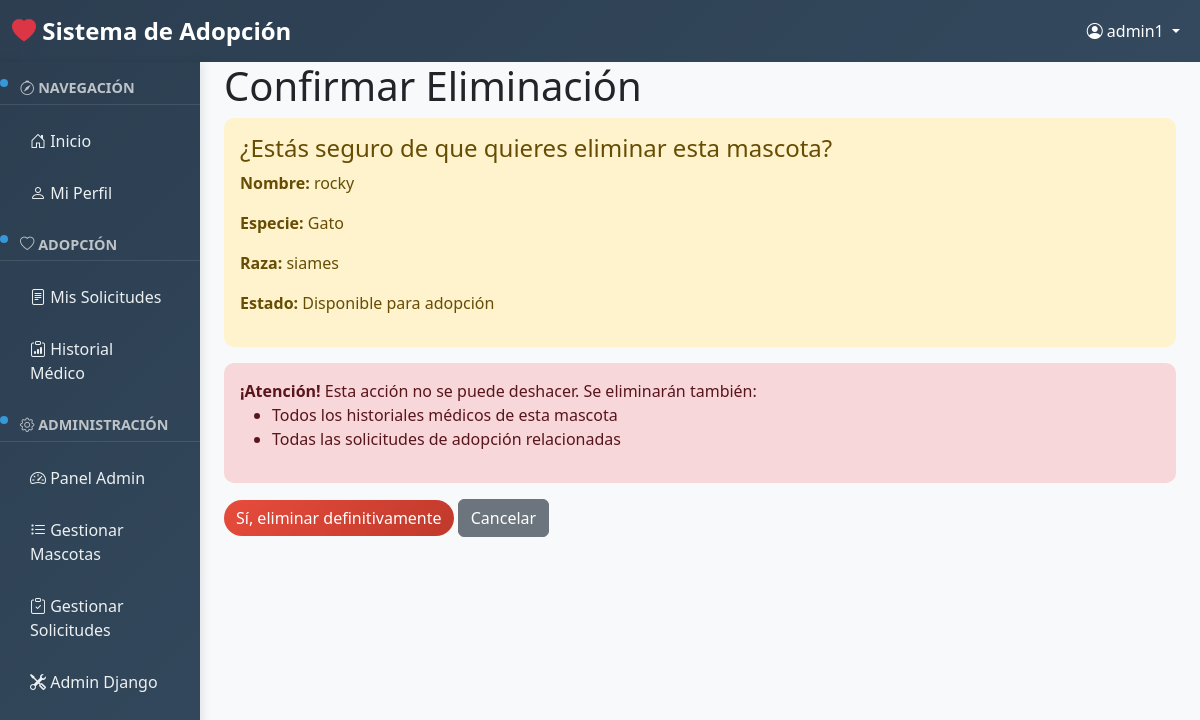
Page /mascotas/eliminar/7/ (signed in) on the committed database.
### usuarios/models.py (models this page shows, shortened)
class Usuario(AbstractUser):
    ROLES = [
        ('adoptante', 'Adoptante'),
        ('admin', 'Administrador'),
    ]
    telefono = models.CharField(max_length=15, blank=True, verbose_name="Teléfono")
    direccion = models.TextField(blank=True, verbose_name="Dirección")
    rol = models.CharField(max_length=10, choices=ROLES, default='adoptante', verbose_name="Rol")
    fecha_registro = models.DateTimeField(default=timezone.now, verbose_name="Fecha de registro")
    class Meta:
        verbose_name = "Usuario"
        verbose_name_plural = "Usuarios"

### mascotas/models.py (models this page shows, shortened)
class Mascota(models.Model):
    ESPECIES = [
        ('perro', 'Perro'),
        ('gato', 'Gato'),
        ('ave', 'Ave'),
        ('otro', 'Otro'),
    ]
    SEXO = [
        ('macho', 'Macho'),
        ('hembra', 'Hembra'),
    ]
    ESTADO = [
        ('Disponible', 'Disponible para adopción'),
        ('adoptado', 'Adoptado'),
        ('en_proceso', 'En proceso de adopción'),
    ]
    nombre = models.CharField(max_length=100, verbose_name="Nombre")
    especie = models.CharField(max_length=15, choices=ESPECIES, verbose_name="Especie")
    raza = models.CharField(max_length=70, verbose_name="Raza")
    edad = models.PositiveIntegerField(help_text="Edad en años", verbose_name="Edad")
    sexo = models.CharField(max_length=10, choices=SEXO, verbose_name="Sexo")
    estado_adopcion = models.CharField(
        max_length= 15,
        choices=ESTADO,
        default="Disponible",
        verbose_name= "Estado de adopción"
    )
    fecha_ingreso = models.DateTimeField(default=timezone.now, verbose_name="Fecha de ingreso")
    adoptante = models.ForeignKey(
        'usuarios.Usuario',
        on_delete=models.SET_NULL,
        null=True,
        blank=True,
        related_name='mascotas_adoptadas',
        verbose_name='Adoptante'
    )
    class Meta:
        verbose_name = "Mascota"
        verbose_name_plural = "Mascotas"
        ordering = ['-fecha_ingreso']

### mascotas/views.py (the view)
# urls.py: path('eliminar/<int:mascota_id>/', views.eliminar, name='eliminar'),
@user_passes_test(es_admin)
def eliminar(request, mascota_id):
    mascota = get_object_or_404(Mascota, id=mascota_id)
    if mascota.solicitudadopcion_set.filter(estado='pendiente').exists():
        messages.error(request, f'No se puede eliminar a {mascota.nombre} porque tiene solicitudes de adopción pendientes.')
        return redirect('mascotas:gestionar')
    if mascota.estado_adopcion == 'Adoptado':
        messages.error(request, f'No se puede eliminar a {mascota.nombre} porque ya fue adoptado.')
        return redirect('mascotas:gestionar')
    if request.method == 'POST':
        nombre_mascota = mascota.nombre
        mascota.delete()
        messages.success(request, f'{nombre_mascota} ha sido eliminado correctamente.')
        return redirect('mascotas:gestionar')
    return render(request, 'mascotas/confirmar_eliminar.html', {'mascota': mascota})

### usuarios/views.py (called while the page is built)
def es_admin(user):
    return user.is_authenticated and user.rol == 'admin'

### mascotas/templates/mascotas/confirmar_eliminar.html (shortened to what this page needs)
{% extends 'base.html' %}
{% block content %}
<div class="container">
    <h1>Confirmar Eliminación</h1>
    <div class="alert alert-warning">
        <h4>¿Estás seguro de que quieres eliminar esta mascota?</h4>
        <p><strong>Nombre:</strong> {{ mascota.nombre }}</p>
        <p><strong>Especie:</strong> {{ mascota.get_especie_display }}</p>
        <p><strong>Raza:</strong> {{ mascota.raza }}</p>
        <p><strong>Estado:</strong> {{ mascota.get_estado_adopcion_display }}</p>
    </div>
    <div class="alert alert-danger">
        <strong>¡Atención!</strong> Esta acción no se puede deshacer. Se eliminarán también:
        <ul>
            <li>Todos los historiales médicos de esta mascota</li>
            <li>Todas las solicitudes de adopción relacionadas</li>
        </ul>
    </div>
    <form method="post">
        <button type="submit" class="btn btn-danger">Sí, eliminar definitivamente</button>
        <a href="{% url 'mascotas:gestionar' %}" class="btn btn-secondary">Cancelar</a>
    </form>
</div>
{% endblock %}

### templates/base.html (shortened to what this page needs)
<!DOCTYPE html>
<html lang="es">
<head>
    <link href="https://cdn.jsdelivr.net/npm/bootstrap@5.3.0/dist/css/bootstrap.min.css" rel="stylesheet">
    <link rel="stylesheet" href="https://cdn.jsdelivr.net/npm/bootstrap-icons@1.10.0/font/bootstrap-icons.css">
</head>
<body>
    {% if user.is_authenticated %}
        <nav class="navbar navbar-expand-lg navbar-dark" style="background: linear-gradient(135deg, var(--primary-color), #34495e);">
            <div class="container-fluid">
                <a class="navbar-brand" href="{% url 'mascotas:inicio' %}">
                    <i class="bi bi-heart-fill text-danger"></i> Sistema de Adopción
                </a>
                <div class="navbar-nav ms-auto">
                    <div class="nav-item dropdown">
                        <a class="nav-link dropdown-toggle text-white" href="#" role="button" data-bs-toggle="dropdown">
                            <i class="bi bi-person-circle"></i> {{ user.get_full_name|default:user.username }}
                        </a>
                    </div>
                </div>
            </div>
        </nav>
        <div class="container-fluid">
            <div class="row">
                <div class="col-md-3 col-lg-2 px-0">
                    <div class="sidebar">
                        <div class="section-title">
                            <i class="bi bi-compass"></i> Navegación
                        </div>
                        <nav class="nav flex-column">
                            <a class="nav-link" href="{% url 'mascotas:inicio' %}">
                                <i class="bi bi-house-door"></i> Inicio
                            </a>
                            <a class="nav-link" href="{% url 'usuarios:perfil' %}">
                                <i class="bi bi-person"></i> Mi Perfil
                            </a>
                        </nav>
                        <div class="section-title">
                            <i class="bi bi-heart"></i> Adopción
                        </div>
                        <nav class="nav flex-column">
                            <a class="nav-link" href="{% url 'solicitudes:mis_solicitudes' %}">
                                <i class="bi bi-file-text"></i> Mis Solicitudes
                            </a>
                            <a class="nav-link" href="{% url 'historiales:lista' %}">
                                <i class="bi bi-clipboard-data"></i> Historial Médico
                            </a>
                        </nav>
                        {% if user.rol == 'admin' %}
                            <div class="section-title">
                                <i class="bi bi-gear"></i> Administración
                            </div>
                            <nav class="nav flex-column">
                                <a class="nav-link" href="{% url 'usuarios:panel_admin' %}">
                                    <i class="bi bi-speedometer2"></i> Panel Admin
                                </a>
                                <a class="nav-link" href="{% url 'mascotas:gestionar' %}">
                                    <i class="bi bi-list-task"></i> Gestionar Mascotas
                                </a>
                                <a class="nav-link" href="{% url 'solicitudes:gestionar' %}">
                                    <i class="bi bi-clipboard-check"></i> Gestionar Solicitudes
                                </a>
                                <a class="nav-link" href="/admin/" target="_blank">
                                    <i class="bi bi-tools"></i> Admin Django
                                </a>
                            </nav>
                        {% endif %}
                    </div>
                </div>
                <div class="col-md-9 col-lg-10">
                    <div class="main-content">
                        {% block content %}{% endblock %}
                    </div>
                </div>
            </div>
        </div>
    {% endif %}
</body>
</html>

### templates/base.html (style rules this page uses)
:root { --primary-color: #2c3e50; --secondary-color: #3498db; --accent-color: #e74c3c; --success-color: #27ae60; --warning-color: #f39c12; }
body { background-color: #f8f9fa; font-family: 'Segoe UI', Tahoma, Geneva, Verdana, sans-serif; }
.navbar-brand { font-weight: bold; font-size: 1.5rem; }
.sidebar { background: linear-gradient(135deg, var(--primary-color), #34495e); min-height: 100vh; box-shadow: 2px 0 10px rgba(0,0,0,0.1); position: sticky; top: 0; }
.sidebar .nav-link { color: #ecf0f1 !important; padding: 12px 20px; border-radius: 8px; margin: 2px 10px; transition: all 0.3s ease; }
.sidebar .section-title { position: relative; color: #bdc3c7; font-size: 0.9rem; font-weight: bold; text-transform: uppercase; padding: 15px 20px 5px; border-bottom: 1px solid rgba(255,255,255,0.1); margin-bottom: 10px; }
.sidebar .section-title::before { content: ''; position: absolute; left: 0; top: 50%; transform: translateY(-50%); width: 8px; height: 8px; background-color: var(--secondary-color); border-radius: 50%; animation: pulse 2s infinite; }
.btn-danger { background: linear-gradient(135deg, var(--accent-color), #c0392b); border: none; border-radius: 25px; }
.alert { border: none; border-radius: 10px; }

### rows in the picture
Usuario: get_full_name "admin1"
Mascota: nombre "rocky", especie "Gato", raza "siames", estado_adopcion "Disponible para adopción"
